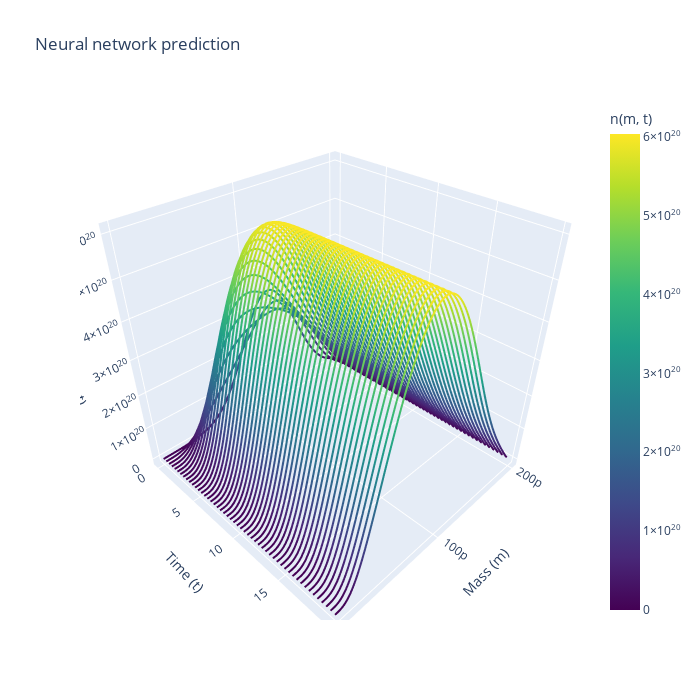

Notebook code cell kept with this figure:
### Code cell
#original pde system
with open("Dataset_validation_integro_diff_Batch.pkl", "rb") as f:
    Dataset_validation = pickle.load(f)
N_pde= Dataset_validation[0]["n"]
S_pde=Dataset_validation[0]["S"]
B_pde=[]
for i in range(T):
    B_pde.append(sum(N_pde[:,i]*m.numpy()*delta_m.numpy()))
plt.plot(t_eval,B_pde,label="Biomass PDE")
plt.plot(t_eval, S_pde,label="Substrate PDE")
plt.legend()
plt.grid()

plt.show()
plot_spaghetti(m=m,t=torch.linspace(0,20,T),N=N_pde,title="original model prediction")
